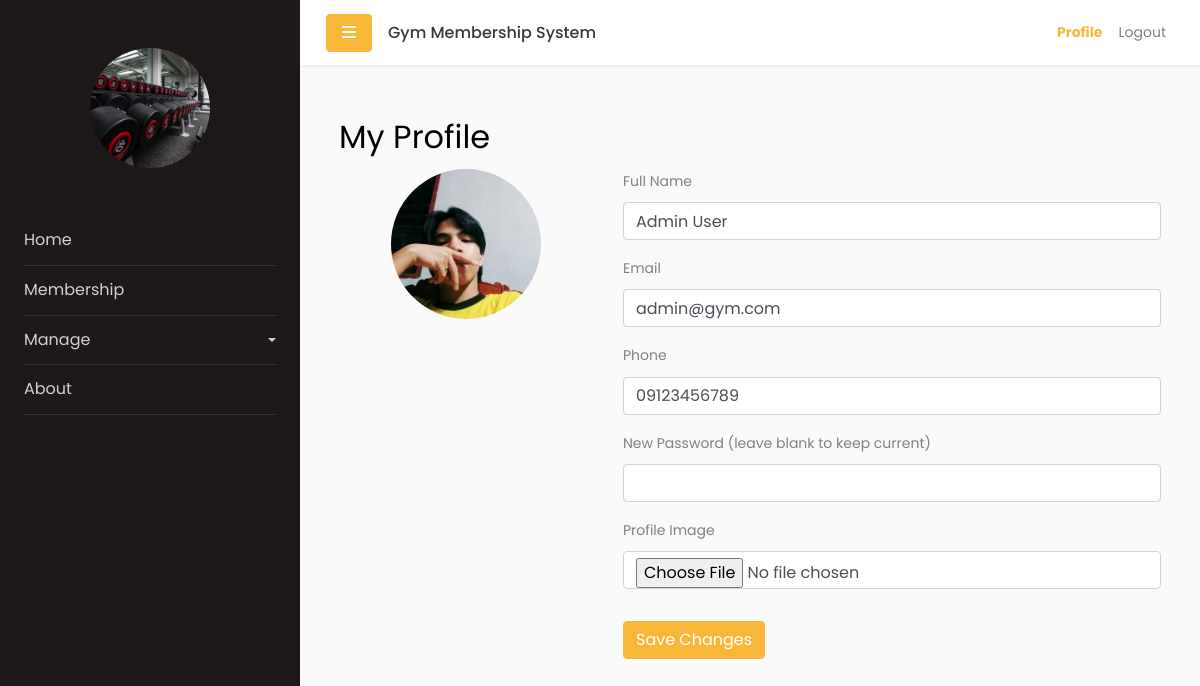
The page /profile (signed in) on the database as committed earlier.
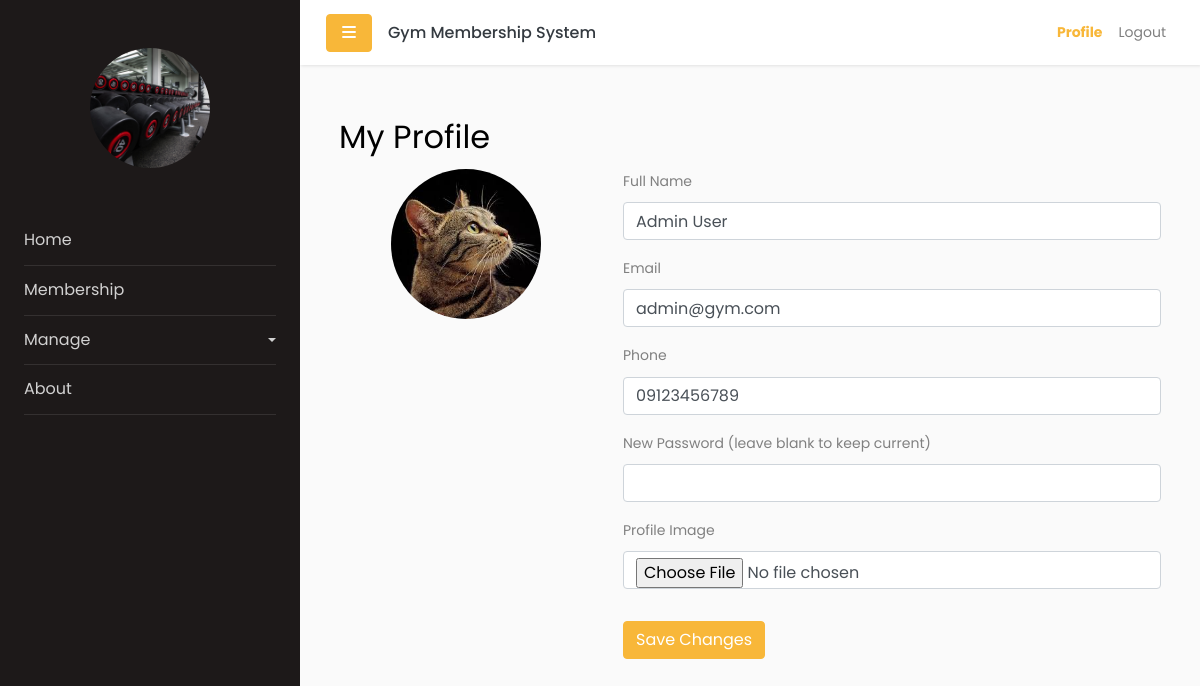
The same page on the database as committed later.
### app/models.py (models this page shows, shortened)
class User(db.Model, UserMixin):
    __tablename__ = 'users'
    id = db.Column(db.Integer, primary_key=True)
    full_name = db.Column(db.String(100), nullable=False)
    username = db.Column(db.String(50), unique=True, nullable=False)
    email = db.Column(db.String(120), unique=True, nullable=False)
    contact_number = db.Column(db.String(20))
    address = db.Column(db.String(200))
    is_active = db.Column(db.Boolean, default=True)
    password_hash = db.Column(db.String(200), nullable=False)
    role = db.Column(db.String(20), nullable=False, default='member')  # 'admin' or 'member'
    created_at = db.Column(db.DateTime, default=lambda: datetime.now(timezone.utc))
    image = db.Column(db.String(200), nullable=True)  # filename for profile image

### app/routes/profile_routes.py (the view, shortened to what this page needs)
@profile_bp.route('/profile', methods=['GET', 'POST'])
@login_required
def profile():
	user = User.query.get_or_404(current_user.id)
	form = ProfileForm(obj=user)
	return render_template('profile/profile.html', form=form, user=user)

### app/forms.py
class ProfileForm(FlaskForm):
    full_name = StringField('Full Name', validators=[DataRequired(), Length(min=3, max=100)])
    email = StringField('Email', validators=[DataRequired(), Email()])
    contact_number = StringField('Phone', validators=[Length(max=20)])
    role = SelectField('Role', choices=[('admin', 'Admin'), ('member', 'Member')])
    password = PasswordField('New Password (leave blank to keep current)', validators=[Length(min=0)])
    image = FileField('Profile Image', validators=[FileAllowed(['jpg', 'jpeg', 'png', 'gif'], 'Images only!')])
    submit = SubmitField('Save Changes')

### app/__init__.py (called while the page is built)
@login_manager.user_loader
def load_user(user_id):
    return User.query.get(int(user_id))

### app/templates/profile/profile.html (shortened to what this page needs)
{% extends 'base.html' %}
{% block content %}
<div class="container mt-4">
	<h2>My Profile</h2>
	<form method="POST" enctype="multipart/form-data">
		<div class="row">
			<div class="col-md-4 text-center">
				{% if user.image %}
					<img src="{{ url_for('static', filename='img/users/' ~ user.image) }}"
					class="rounded-circle"
					style="width:150px; height:150px; object-fit:cover;"
					alt="avatar">
				{% else %}
					<img src="{{ url_for('static', filename='img/default-profile.png') }}" class="img-thumbnail mb-3" style="max-width:200px;">
				{% endif %}
			</div>
			<div class="col-md-8">
				<div class="form-group">
					{{ form.full_name.label(class="form-label") }}
					{{ form.full_name(class="form-control") }}
				</div>
				<div class="form-group">
					{{ form.email.label(class="form-label") }}
					{{ form.email(class="form-control") }}
				</div>
				<div class="form-group">
					{{ form.contact_number.label(class="form-label") }}
					{{ form.contact_number(class="form-control") }}
				</div>
				<div class="form-group">
					{{ form.password.label(class="form-label") }}
					{{ form.password(class="form-control") }}
				</div>
				<div class="form-group">
					{{ form.image.label(class="form-label") }}
					{{ form.image(class="form-control") }}
				</div>
				<button type="submit" class="btn btn-primary mt-3">Save Changes</button>
			</div>
		</div>
	</form>
</div>
{% endblock %}

### app/templates/base.html (shortened to what this page needs)
<!doctype html>
<html lang="en">
  <head>
    <link rel="stylesheet" href="https://stackpath.bootstrapcdn.com/font-awesome/4.7.0/css/font-awesome.min.css">
    <link rel="stylesheet" href="{{ url_for('static', filename='css/style.css') }}">
    <link rel="stylesheet" href="https://cdnjs.cloudflare.com/ajax/libs/font-awesome/7.0.1/css/all.min.css" />
    <link rel="stylesheet" href="https://cdn.datatables.net/1.13.7/css/dataTables.bootstrap5.min.css">
    <link href="https://cdn.jsdelivr.net/npm/select2@4.1.0-rc.0/dist/css/select2.min.css" rel="stylesheet" />
    <link href="https://cdn.jsdelivr.net/npm/select2-bootstrap-5-theme@1.3.0/dist/select2-bootstrap-5-theme.min.css" rel="stylesheet" />
  </head>
  <body>
    <div class="wrapper d-flex">
      {% include 'components/sidebar.html' %}
      <div id="content" class="flex-grow-1">
        {% include 'components/navbar.html' %}
        <main class="p-4">
          {% block content %}{% endblock %}
        </main>
      </div>
    </div>
  </body>
</html>

### app/templates/components/sidebar.html (shortened to what this page needs)
<nav id="sidebar">
  <div class="p-4 pt-5">
   <a href="#" class="img logo rounded-circle mb-5"
     style="background-image: url('{{ url_for("static", filename="images/logo.jpg") }}');"></a>
    <ul class="list-unstyled components mb-5">
      {% if current_user.is_authenticated %}
        {% if current_user.role == 'admin' %}
      <li class="{{ 'active' if request.endpoint == 'admin.admin_dashboard' }}">
        <a href="{{ url_for('admin.admin_dashboard') }}">Home</a>
      </li>
      <li class="{{ 'active' if request.endpoint == 'admin.membership' }}">
        <a href="{{ url_for('admin.membership') }}">Membership</a>
      </li>
      <li class="{{ 'active' if request.endpoint and request.endpoint.startswith('admin.manage') }}">
        <a href="#pageSubmenu" data-toggle="collapse" aria-expanded="false" class="dropdown-toggle">Manage</a>
      </li>
      {% elif current_user.role == 'member' %}
          <li class="{{ 'active' if request.endpoint == 'member.member_dashboard' }}">
            <a href="{{ url_for('member.member_dashboard') }}">Dashboard</a>
          </li>
        {% endif %}
      <li class="{{ 'active' if request.endpoint == 'main.about' }}">
        <a href="{{ url_for('main.about') }}">About</a>
      </li>
    </ul>
      {% endif %}
  </div>
</nav>

### app/templates/components/navbar.html (shortened to what this page needs)
<nav class="navbar navbar-expand-lg navbar-light custom-navbar">
  <div class="container-fluid px-3">
    <button type="button" id="sidebarCollapse" class="btn btn-primary">
      <i class="fa fa-bars"></i>
    </button>
    <h6 class="m-0 ml-3 text-dark d-none d-md-block">Gym Membership System</h6>
    <div class="collapse navbar-collapse" id="navbarSupportedContent">
      <ul class="nav navbar-nav ml-auto">
        <li class="nav-item d-none d-md-block">
          <a class=" text-dark nav-link {% if request.endpoint == 'profile.profile' %}active{% endif %}" href="{{ url_for('profile.profile')}}">Profile</a>
        </li>
        <li class="nav-item d-none d-md-block">
          <a class="nav-link {% if request.endpoint == 'auth.logout' %}active{% endif %}" href="{{ url_for('auth.logout') }}">Logout</a>
        </li>
      </ul>
    </div>
  </div>
</nav>

### app/templates/components/navbar.html (style rules this page uses)
.navbar .nav-link.active { color: #f8b739 !important; font-weight: bold; }

Rows that differ between the two databases and show on the page:
changed User "Admin User": image: a different picture
